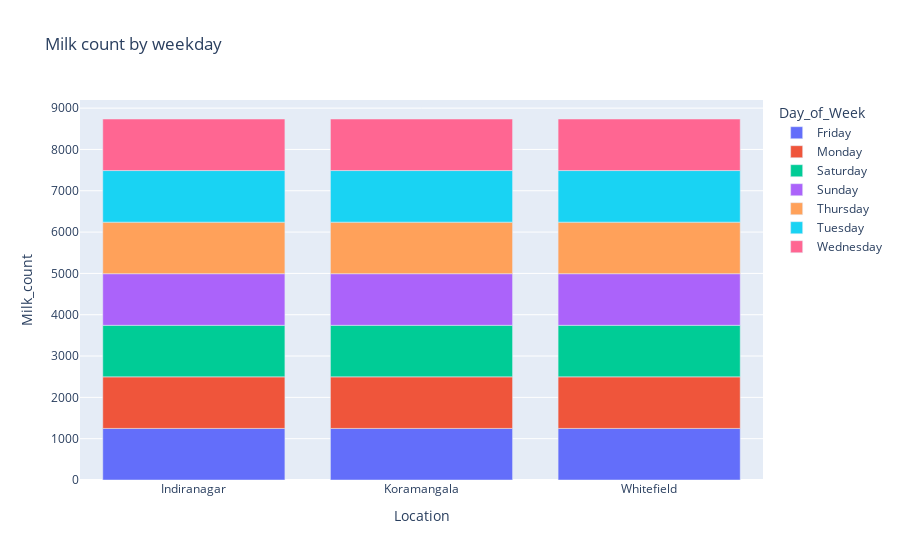

This figure's notebook cell:
### Code cell
# Reset the index of 'milk_by_weekday' to convert it into a DataFrame
# and rename the count column to 'Milk_count'

plot_data=milk_by_weekday.reset_index(name='Milk_count')

# Create a scatter plot
fig=px.bar(plot_data,x='Location',y='Milk_count',color='Day_of_Week',
               title='Milk count by weekday ',
               labels={'Location':'Location','Milk_count':'Milk_count','Day_of_Week':'Day_of_Week'})
fig.show()

### Figure 1 — Plotly figure (JSON) as saved in the notebook; plotly's stock layout.template omitted (floating-point values rounded to 4 significant figures)
{"data": [{"alignmentgroup": "True", "hovertemplate": "Day_of_Week=Friday<br>Location=%{x}<br>Milk_count=%{y}<extra></extra>", "legendgroup": "Friday", "marker": {"color": "#636efa", "pattern": {"shape": ""}}, "name": "Friday", "offsetgroup": "Friday", "orientation": "v", "showlegend": true, "textposition": "auto", "type": "bar", "x": ["Indiranagar", "Koramangala", "Whitefield"], "xaxis": "x", "y": [1248, 1248, 1248], "yaxis": "y"}, {"alignmentgroup": "True", "hovertemplate": "Day_of_Week=Monday<br>Location=%{x}<br>Milk_count=%{y}<extra></extra>", "legendgroup": "Monday", "marker": {"color": "#EF553B", "pattern": {"shape": ""}}, "name": "Monday", "offsetgroup": "Monday", "orientation": "v", "showlegend": true, "textposition": "auto", "type": "bar", "x": ["Indiranagar", "Koramangala", "Whitefield"], "xaxis": "x", "y": [1248, 1248, 1248], "yaxis": "y"}, {"alignmentgroup": "True", "hovertemplate": "Day_of_Week=Saturday<br>Location=%{x}<br>Milk_count=%{y}<extra></extra>", "legendgroup": "Saturday", "marker": {"color": "#00cc96", "pattern": {"shape": ""}}, "name": "Saturday", "offsetgroup": "Saturday", "orientation": "v", "showlegend": true, "textposition": "auto", "type": "bar", "x": ["Indiranagar", "Koramangala", "Whitefield"], "xaxis": "x", "y": [1248, 1248, 1248], "yaxis": "y"}, {"alignmentgroup": "True", "hovertemplate": "Day_of_Week=Sunday<br>Location=%{x}<br>Milk_count=%{y}<extra></extra>", "legendgroup": "Sunday", "marker": {"color": "#ab63fa", "pattern": {"shape": ""}}, "name": "Sunday", "offsetgroup": "Sunday", "orientation": "v", "showlegend": true, "textposition": "auto", "type": "bar", "x": ["Indiranagar", "Koramangala", "Whitefield"], "xaxis": "x", "y": [1249, 1249, 1249], "yaxis": "y"}, {"alignmentgroup": "True", "hovertemplate": "Day_of_Week=Thursday<br>Location=%{x}<br>Milk_count=%{y}<extra></extra>", "legendgroup": "Thursday", "marker": {"color": "#FFA15A", "pattern": {"shape": ""}}, "name": "Thursday", "offsetgroup": "Thursday", "orientation": "v", "showlegend": true, "textposition": "auto", "type": "bar", "x": ["Indiranagar", "Koramangala", "Whitefield"], "xaxis": "x", "y": [1248, 1248, 1248], "yaxis": "y"}, {"alignmentgroup": "True", "hovertemplate": "Day_of_Week=Tuesday<br>Location=%{x}<br>Milk_count=%{y}<extra></extra>", "legendgroup": "Tuesday", "marker": {"color": "#19d3f3", "pattern": {"shape": ""}}, "name": "Tuesday", "offsetgroup": "Tuesday", "orientation": "v", "showlegend": true, "textposition": "auto", "type": "bar", "x": ["Indiranagar", "Koramangala", "Whitefield"], "xaxis": "x", "y": [1248, 1248, 1248], "yaxis": "y"}, {"alignmentgroup": "True", "hovertemplate": "Day_of_Week=Wednesday<br>Location=%{x}<br>Milk_count=%{y}<extra></extra>", "legendgroup": "Wednesday", "marker": {"color": "#FF6692", "pattern": {"shape": ""}}, "name": "Wednesday", "offsetgroup": "Wednesday", "orientation": "v", "showlegend": true, "textposition": "auto", "type": "bar", "x": ["Indiranagar", "Koramangala", "Whitefield"], "xaxis": "x", "y": [1248, 1248, 1248], "yaxis": "y"}], "layout": {"barmode": "relative", "legend": {"title": {"text": "Day_of_Week"}, "tracegroupgap": 0}, "title": {"text": "Milk count by weekday "}, "xaxis": {"anchor": "y", "domain": [0, 1], "title": {"text": "Location"}}, "yaxis": {"anchor": "x", "domain": [0, 1], "title": {"text": "Milk_count"}}}}
